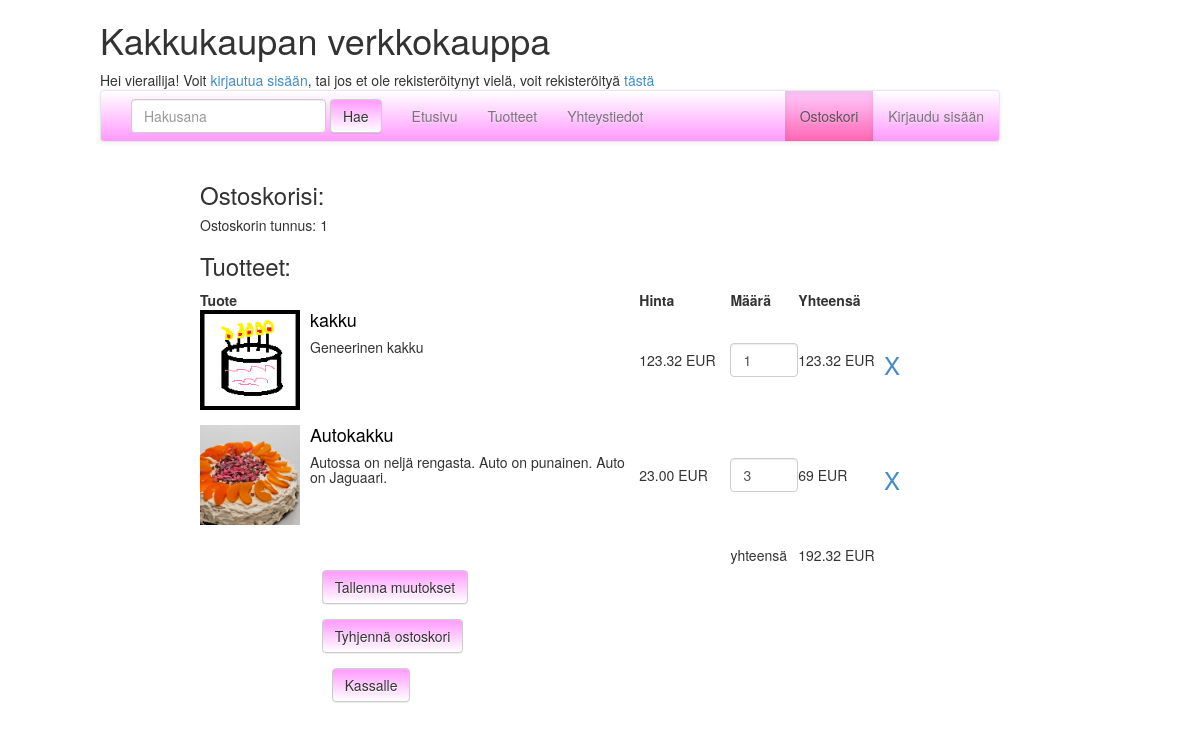
Screenshot of /ostoskori.php with the database file from the repository.
### tables this page shows
CREATE TABLE Tilaus
(
tilausId INTEGER NOT NULL AUTO_INCREMENT,
kayttajaId INTEGER,
tilausvaihe varchar(50) NOT NULL,
tilauspaiva timestamp,
toimituspaiva date,
toimitustapa varchar(20),
maksutapa varchar(20),
PRIMARY KEY (tilausId),
FOREIGN KEY (kayttajaId) REFERENCES Kayttaja(kayttajaId)
);

CREATE TABLE Tuote
(
tuoteId INTEGER NOT NULL AUTO_INCREMENT,
tuoteryhmaId INTEGER,
nimi varchar(80) NOT NULL,
hinta DECIMAL(10,2) NOT NULL,
kuvaus varchar(3000),
kuva varchar(20),
PRIMARY KEY (tuoteId),
FOREIGN KEY (tuoteryhmaId) REFERENCES Tuoteryhma(tuoteryhmaId)
);

### libs/common.php (called while the page is built, shortened)
<?php
include_once 'libs/models/Tuote.php';
include 'libs/models/Tilaus.php';
function naytaNakyma($sivu, $data = array()) {
    $data = (object) $data;
    require 'views/pohja.php';
    exit();
}

### libs/models/Tilaus.php (called while the page is built, shortened)
<?php
require_once 'libs/tietokanta.php';
require_once 'Tuote.php';
class Tilaus {
    private $tilausId;
    private $tuotteet;
    public static function haeTilausId($tilausId) {
        $sql = "SELECT * FROM Tilaus WHERE tilausId = ? LIMIT 1";
        $kysely = getTietokantayhteys()->prepare($sql);
        $kysely->execute(array($tilausId));
        $tulos = $kysely->fetchObject();
        return Tilaus::tuloksenKasittely($tulos);
    }
    public static function getTilaus() {
        if (isset($_SESSION['tilaus'])) {
            $tilaus = $_SESSION['tilaus'];
        } else {
            $tilaus = Tilaus::uusiTilaus(null);
        }
        return $tilaus;
    }
    public static function uusiTilaus($kayttaja) {
        if ($kayttaja != null) {
            $sql = "INSERT INTO Tilaus(tilausvaihe, kayttajaId) VALUES('avoin', ?)";
            $kysely = getTietokantayhteys()->prepare($sql);
            $kysely->execute(array($kayttaja->getKayttajaId()));
        } else {
            $sql = "INSERT INTO Tilaus(tilausvaihe) VALUES('avoin')";
            $kysely = getTietokantayhteys()->prepare($sql);
            $kysely->execute();
        }
        $tilausId = getTietokantayhteys()->lastInsertId();
        return Tilaus::haeTilausId($tilausId);
    }
    public static function tuloksenKasittely($tulos) {
        if ($tulos == null) {
            return null;
        } else {
            $tilaus = new Tilaus();
            $tilaus->setTilausId($tulos->tilausId);
            $tilaus->setKayttajaId($tulos->kayttajaId);
            $tilaus->setTilausvaihe($tulos->tilausvaihe);
            $tilaus->setTilauspaiva($tulos->tilauspaiva);
            $tilaus->setToimituspaiva($tulos->toimituspaiva);
            $tilaus->setToimitustapa($tulos->toimitustapa);
            $tilaus->setMaksutapa($tulos->maksutapa);
            return $tilaus;
        }
    }
    public function getTilausId() {
        return $this->tilausId;
    }
    public function getTuotteet() {
        return $this->tuotteet;
    }
    public function setTilausId($tilausId) {
        $this->tilausId = $tilausId;
    }
    public function setTuotteet($tuotteet) {
        $this->tuotteet = $tuotteet;
    }
}

### libs/tietokanta.php (called while the page is built)
<?php
function getTietokantayhteys() {
  static $yhteys = null;
  if ($yhteys === null) {
    $yhteys = new PDO('mysql:unix_socket=/home/samkorho/mysql/socket;dbname=kakkukauppa', 'root', 'root');
    $yhteys->setAttribute(PDO::ATTR_ERRMODE, PDO::ERRMODE_EXCEPTION);
  }
  return $yhteys;
}

### libs/models/Tuote.php (called while the page is built, shortened)
<?php
require_once 'libs/tietokanta.php';
class Tuote {
    private $tuoteId;
    private $nimi;
    private $hinta;
    private $kuvaus;
    private $kuva;
    public static function tuloksenKasittely($tulos) {
        if ($tulos == null) {
            return null;
        } else {
            $tuote = new Tuote();
            $tuote->setTuoteId($tulos->tuoteId);
            $tuote->setTuoteryhmaId($tulos->tuoteryhmaId);
            $tuote->setNimi($tulos->nimi);
            $tuote->setHinta($tulos->hinta);
            $tuote->setKuvaus($tulos->kuvaus);
            $tuote->setKuva($tulos->kuva);
            return $tuote;
        }
    }
    public static function etsi($tuoteId) {
        $sql = "SELECT * from Tuote where tuoteId = ? LIMIT 1";
        $kysely = getTietokantayhteys()->prepare($sql);
        $kysely->execute(array($tuoteId));
        $tulos = $kysely->fetchObject();
        return Tuote::tuloksenKasittely($tulos);
    }
    public function getTuoteId() {
        return $this->tuoteId;
    }
    public function getNimi() {
        return $this->nimi;
    }
    public function getHinta() {
        return $this->hinta;
    }
    public function getKuvaus() {
        return $this->kuvaus;
    }
    public function getKuva() {
        return $this->kuva;
    }
    public function setKuva($kuva) {
        $this->kuva = $kuva;
    }
    public function setTuoteId($tuoteId) {
        $this->tuoteId = $tuoteId;
    }
    public function setNimi($nimi) {
        $this->nimi = $nimi;
    }
    public function setHinta($hinta) {
        $this->hinta = $hinta;
    }
    public function setKuvaus($kuvaus) {
        $this->kuvaus = $kuvaus;
    }
}

### views/ostoskori.php (the view, shortened to what this page needs)
<h3>Ostoskorisi:</h3>
<h5>Ostoskorin tunnus: <?php
    echo $data->tilaus->getTilausId();
    $yht = 0;
    ?> </h5>
<h3>Tuotteet:</h3>
<form class="form-horizontal" role="form" action="ostoskori.php" method="POST">
    <table>
        <thead>
            <tr>
                <th style="width:500px">Tuote</th>
                <th style="width:100px">Hinta</th>
                <th style="width:70px">Määrä</th>
                <th style="width:90px">Yhteensä</th>
                <th style="width:10px"></th>
            </tr>
        </thead>
        <tbody>
            <?php foreach ($data->tilaus->getTuotteet() as $tuoteId => $maara): ?>
                <?php
                $tuote = Tuote::etsi($tuoteId);
                ?>
                <tr>
                    <td>
                        <div class="media">
                            <a class="pull-left" href="tuote.php?id=<?php echo $tuote->getTuoteId(); ?>">
                        <img width="100px" height="100px" class="media-object" src="<?php echo "imgs/", $tuote->getKuva(); ?>" onerror="this.src='imgs/kakku.jpg'">
                    </a>
                            <div class="media-body">
                                <a href="tuote.php?id=<?php echo $tuote->getTuoteId(); ?>" style="color: rgb(0,0,0)"><h4 class="media-heading"><?php echo $tuote->getNimi(); ?></h4></a>
                                <h5><?php
                        $kuvaus = $tuote->getKuvaus();
                        echo $kuvaus;
                        ?></h5>
                            </div>
                        </div>
                    </td>
                    <td><?php echo $tuote->getHinta(); ?> EUR</td>
                    <td>
                            <input type="number" class="form-control" name="maarat[]" value=<?php echo htmlspecialchars($maara); ?>>
                    </td>
                    <td><?php
                        $yht = $yht + $tuote->getHinta() * $maara;
                        echo $tuote->getHinta() * $maara;
                        ?> EUR</td>
                    <td><h3><a href="ostoskori.php?poista=<?php echo $tuote->getTuoteId() ?>">X</a></h3></td>
            </tr>
            <tr style="height:15px"></tr>
        <?php endforeach; ?>
        <tr style="height:30px">
            <td></td>
            <td></td>
            <td>yhteensä</td>
            <td><?php echo $yht; ?> EUR</td>
            <td></td>
        </tr>
        </tbody>
    </table>
    <div class="form-group">
        <div class="col-md-offset-2 col-md-10">
            <button type="submit" class="btn btn-default">Tallenna muutokset</button>
        </div>
    </div>
    <div class="form-group">
        <div class="col-md-offset-2 col-md-10">
            <button type="submit" name="tyhjenna" value="tyhjenna" class="btn btn-default">Tyhjennä ostoskori</button>
        </div>
    </div>
</form>
<div class="form-group">
    <form class="form-horizontal" role="form" action="kassa.php" method="GET">
        <div class="col-md-offset-2 col-md-10">
            <button type="submit" class="btn btn-default">Kassalle</button>
        </div>
    </form>
</div>

### rows the page displays
tilaus: tilausId "1"
tuote: kuva (picture), nimi "kakku", kuvaus "Geneerinen kakku", hinta "123.32", value "1", $tuote->getHinta()*$maara "123.32"
tuote: shows a picture, nimi "Autokakku", kuvaus "Autossa on neljä rengasta. Auto on punainen. Auto on Jaguaari.", hinta "23.00", value "3", $tuote->getHinta()*$maara "69"

### other values shown
$yht "192.32"
